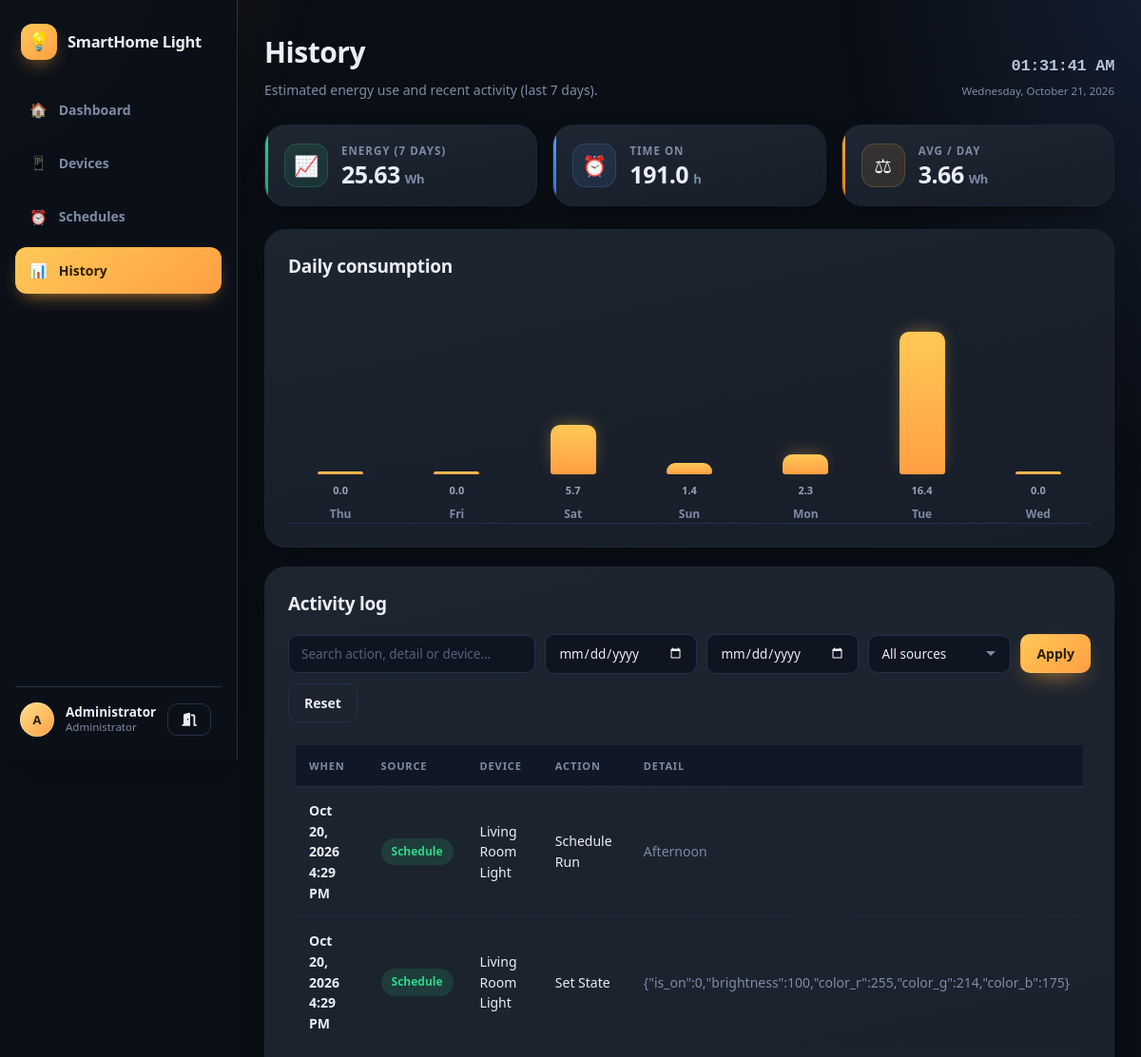
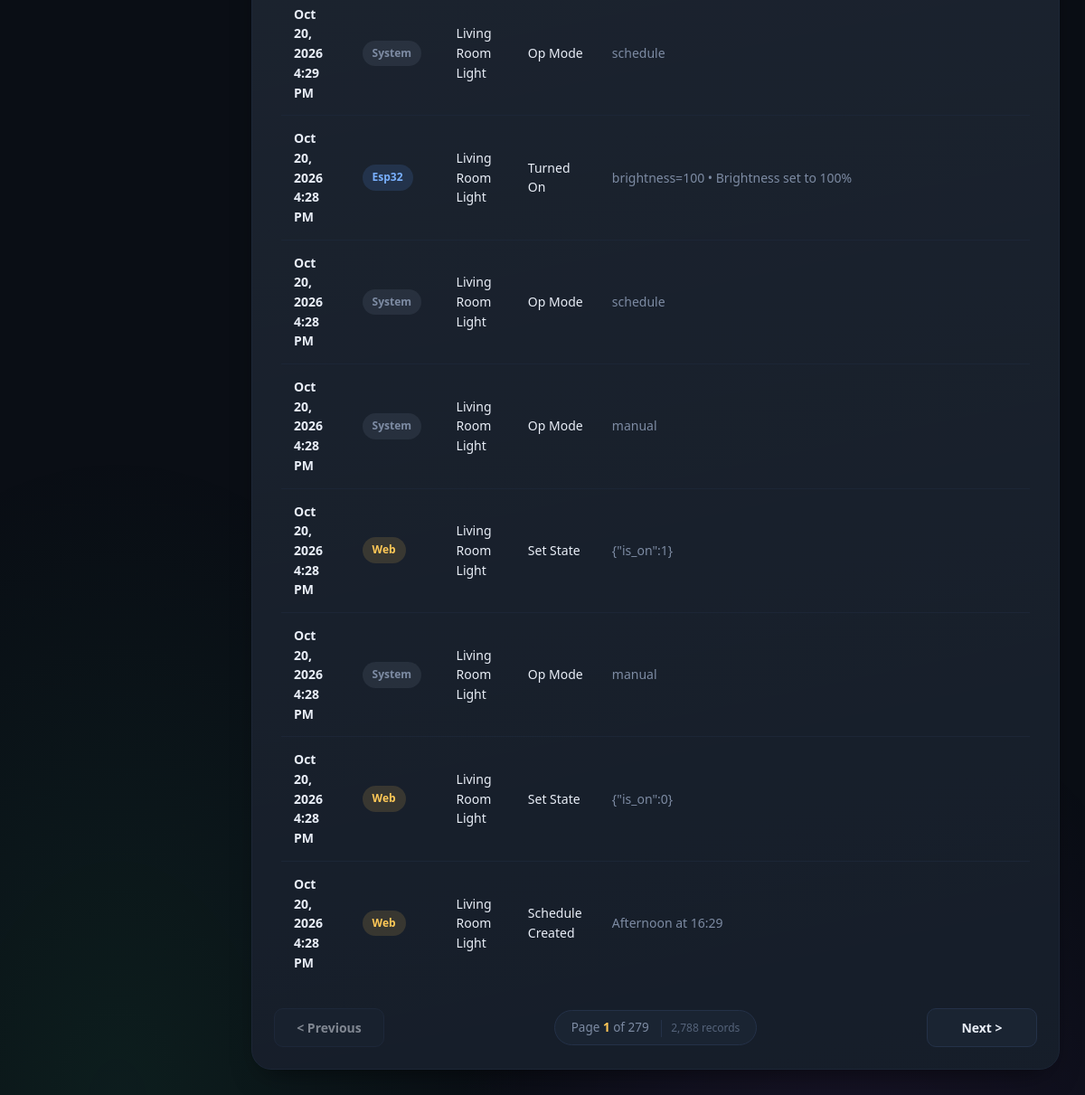
The app's page /history.php (signed in) with its own data (2 pictures, top to bottom).
### tables this page shows
CREATE TABLE IF NOT EXISTS `activity_log` (
  `id`         INT UNSIGNED NOT NULL AUTO_INCREMENT,
  `device_id`  INT UNSIGNED NULL DEFAULT NULL,
  `source`     ENUM('web','esp32','schedule','system') NOT NULL DEFAULT 'web',
  `action`     VARCHAR(80)  NOT NULL,
  `detail`     TEXT         NULL,
  `created_at` TIMESTAMP    NOT NULL DEFAULT CURRENT_TIMESTAMP,
  PRIMARY KEY (`id`),
  KEY `ix_log_created` (`created_at`)
);

CREATE TABLE IF NOT EXISTS `devices` (
  `id`             INT UNSIGNED NOT NULL AUTO_INCREMENT,
  `device_key`     VARCHAR(64)  NOT NULL,
  `name`           VARCHAR(80)  NOT NULL,
  `room`           VARCHAR(80)  NOT NULL DEFAULT 'Living Room',
  `ip_address`     VARCHAR(45)  NOT NULL DEFAULT '',
  `firmware`       VARCHAR(40)  NOT NULL DEFAULT '',
  `rssi`           SMALLINT     NOT NULL DEFAULT 0,
  `is_online`      TINYINT(1)   NOT NULL DEFAULT 0,
  `last_seen`      DATETIME     NULL DEFAULT NULL,
  `boot_count`     INT UNSIGNED NOT NULL DEFAULT 0,
  `free_heap`      INT UNSIGNED NOT NULL DEFAULT 0,
   
   
   
  `actual_on`        TINYINT(1)   NOT NULL DEFAULT 0,
  `actual_brightness` TINYINT UNSIGNED NOT NULL DEFAULT 0,
  `actual_r`         SMALLINT UNSIGNED NOT NULL DEFAULT 255,
  `actual_g`         SMALLINT UNSIGNED NOT NULL DEFAULT 214,
  `actual_b`         SMALLINT UNSIGNED NOT NULL DEFAULT 175,
  `actual_mode`      ENUM('white','color') NOT NULL DEFAULT 'white',
  `ldr`              SMALLINT UNSIGNED NOT NULL DEFAULT 0,   
  `room_dark`        TINYINT(1)   NOT NULL DEFAULT 0,        
   
   
   
   
  `op_mode`          ENUM('auto','manual','schedule') NOT NULL DEFAULT 'auto',
  `reported_at`      DATETIME     NULL DEFAULT NULL,
  `created_at`     TIMESTAMP    NOT NULL DEFAULT CURRENT_TIMESTAMP,
  PRIMARY KEY (`id`),
  UNIQUE KEY `uq_devices_key` (`device_key`)
);

### includes/config.php (called while the page is built, shortened)
<?php
return [
    'db' => [
        'host'   => '127.0.0.1',
        'port'   => 3306,
        'name'   => 'smartlight',
        'user'   => 'root',
        'pass'   => '',
        'charset'=> 'utf8mb4',
    ],
    'base_path'   => 'auto',
    'site_name'   => 'SmartHome Light',
    'timezone'    => 'Asia/Manila',
    'session_name' => 'smarthome_light_sess',
    'offline_after'  => 90,
    'poll_interval'  => 5,
    'bulb_watts'     => 9.0,
    'cron_token'     => '',
];

### includes/db.php (called while the page is built, shortened)
<?php
require_once __DIR__ . '/config.php';
(static function (): void {
    $cfg = require __DIR__ . '/config.php';
})();
function db(): PDO
{
    static $pdo = null;
    if ($pdo instanceof PDO) {
        return $pdo;
    }
    $cfg = app_config()['db'];
    $dsn = sprintf(
        'mysql:host=%s;port=%d;dbname=%s;charset=%s',
        $cfg['host'],
        $cfg['port'],
        $cfg['name'],
        $cfg['charset']
    );
    $options = [
        PDO::ATTR_ERRMODE            => PDO::ERRMODE_EXCEPTION,
        PDO::ATTR_DEFAULT_FETCH_MODE => PDO::FETCH_ASSOC,
        PDO::ATTR_EMULATE_PREPARES   => false,
    ];
    try {
        $pdo = new PDO($dsn, $cfg['user'], $cfg['pass'], $options);
    } catch (PDOException $e) {
        http_response_code(500);
        exit('Database connection failed. Check includes/config.php and run install.php. (' . $e->getMessage() . ')');
    }
    try {
        $offset = (new DateTime('now', new DateTimeZone(date_default_timezone_get())))->format('P');
        if (preg_match('/^[+-]\d{2}:\d{2}$/', $offset)) {
            $pdo->exec("SET time_zone = '$offset'");
        }
    } catch (Throwable $e) {
    }
    return $pdo;
}
function app_config(?string $key = null, $default = null)
{
    static $cfg = null;
    if ($cfg === null) {
        $cfg = require __DIR__ . '/config.php';
        date_default_timezone_set($cfg['timezone']);
    }
    if ($key === null) {
        return $cfg;
    }
    return $cfg[$key] ?? $default;
}
function setting(string $key, $default = null)
{
    static $cache = null;
    if ($cache === null) {
        $cache = [];
        try {
            foreach (db()->query('SELECT setting_key, setting_value FROM settings') as $row) {
                $cache[$row['setting_key']] = $row['setting_value'];
            }
        } catch (Throwable $e) {
            $cache = [];
        }
    }
    return $cache[$key] ?? $default;
}

### includes/auth.php (called while the page is built, shortened)
<?php
require_once __DIR__ . '/db.php';
function current_username(): string
{
    $name = $_SESSION['full_name'] ?: ($_SESSION['username'] ?? 'User');
    if ($name === 'System Administrator') {
        $name = 'Administrator';
    }
    return $name;
}

### history.php (the view, shortened to what this page needs)
<?php
require_once __DIR__ . '/includes/functions.php';
require_once __DIR__ . '/includes/auth.php';
$stmt = db()->prepare(
    "SELECT DATE(bucket_hour) AS day,
            SUM(energy_wh)   AS wh,
            SUM(minutes_on)  AS minutes
       FROM energy_readings
      WHERE bucket_hour >= DATE_SUB(CURDATE(), INTERVAL 6 DAY)
      GROUP BY DATE(bucket_hour)
      ORDER BY day"
);
$stmt->execute();
$energy = $stmt->fetchAll();
$map = [];
foreach ($energy as $row) {
    $map[$row['day']] = $row;
}
$series = [];
for ($i = 6; $i >= 0; $i--) {
    $day = date('Y-m-d', strtotime("-$i day"));
    $series[] = [
        'day'     => $day,
        'label'   => date('D', strtotime($day)),
        'wh'      => (float)($map[$day]['wh'] ?? 0),
        'minutes' => (int)($map[$day]['minutes'] ?? 0),
    ];
}
$maxWh = 0.0;
foreach ($series as $s) { $maxWh = max($maxWh, $s['wh']); }
$maxWh = $maxWh > 0 ? $maxWh : 1.0;
$totalWh = array_sum(array_column($series, 'wh'));
$totalMin = array_sum(array_column($series, 'minutes'));
$logFilters = activity_log_filters($_GET);
$rawPage    = $_GET['page'] ?? 1;
$rawPerPage = $_GET['per_page'] ?? 10;
$logPage    = is_scalar($rawPage) ? filter_var($rawPage, FILTER_VALIDATE_INT) : false;
$logPerPage = is_scalar($rawPerPage) ? filter_var($rawPerPage, FILTER_VALIDATE_INT) : false;
$logPage    = $logPage !== false && $logPage > 0 ? $logPage : 1;
$logPerPage = $logPerPage !== false && $logPerPage > 0 ? $logPerPage : 10;
$log        = activity_log_page($logFilters, $logPage, $logPerPage);
$logs       = array_map('activity_log_view', $log['rows']);
render_header('History', 'history');
?>
<link
  rel="stylesheet"
  href="https://cdnjs.cloudflare.com/ajax/libs/font-awesome/6.7.2/css/all.min.css"
>
<div class="page-head">
  <div>
    <h1>History</h1>
    <p class="sub">Estimated energy use and recent activity (last 7 days).</p>
  </div>
  <div class="header-right">
    <div class="page-head-clock">
      <time id="liveClock" datetime=""></time>
      <div id="liveDate"></div>
    </div>
  </div>
</div>
<section class="stats">
  <div class="stat stat-ok">
    <span class="stat-ico" aria-hidden="true">&#128200;</span>
    <span class="stat-body">
      <span class="stat-label">Energy (7 days)</span>
      <span class="stat-value"><?= number_format($totalWh, 2) ?><small>Wh</small></span>
    </span>
  </div>
  <div class="stat stat-blue">
    <span class="stat-ico" aria-hidden="true">&#9200;</span>
    <span class="stat-body">
      <span class="stat-label">Time on</span>
      <span class="stat-value"><?= number_format($totalMin / 60, 1) ?><small>h</small></span>
    </span>
  </div>
  <div class="stat stat-warn">
    <span class="stat-ico" aria-hidden="true">&#9878;</span>
    <span class="stat-body">
      <span class="stat-label">Avg / day</span>
      <span class="stat-value"><?= number_format($totalWh / 7, 2) ?><small>Wh</small></span>
    </span>
  </div>
</section>
<div class="card">
  <h2>Daily consumption</h2>
  <?php if ($totalWh > 0): ?>
    <div class="chart">
      <?php foreach ($series as $s): ?>
        <div class="bar-wrap" title="<?= $s['day'] ?>: <?= number_format($s['wh'], 2) ?> Wh">
          <div class="bar" style="height: <?= max(3, (int)round(($s['wh'] / $maxWh) * 150)) ?>px"></div>
          <span class="bar-label"><?= e($s['label']) ?></span>
          <span class="bar-val"><?= number_format($s['wh'], 1) ?></span>
        </div>
      <?php endforeach; ?>
    </div>
  <?php else: ?>
    <p class="muted">No energy recorded yet. Turn a light on to start collecting data.</p>
  <?php endif; ?>
</div>
<section class="card">
  <h2>Activity log</h2>
  <form class="log-filters" id="logFilters" autocomplete="off">
    <input type="search" name="q" id="logQ"
           placeholder="Search action, detail or device…"
           value="<?= e($logFilters['q']) ?>" aria-label="Search history">
    <input type="date" name="date_from" id="logFrom"
           value="<?= e($logFilters['date_from']) ?>" aria-label="From date">
    <input type="date" name="date_to" id="logTo"
           value="<?= e($logFilters['date_to']) ?>" aria-label="To date">
    <select name="source" id="logSource" aria-label="Event source">
      <option value="">All sources</option>
    </select>
    <button type="submit" class="btn btn-primary">Apply</button>
    <button type="button" class="btn btn-ghost" id="logReset">Reset</button>
  </form>
  <div class="table-wrap">
    <table class="table">
      <thead>
        <tr><th>When</th><th>Source</th><th>Device</th><th>Action</th><th>Detail</th></tr>
      </thead>
<tbody id="logBody">
  <?php foreach ($logs as $l): ?>
    <tr>
      <td><?= e($l['when']) ?></td>
      <td>
        <span class="badge src-<?= e($l['source']) ?>"><?= e($l['source_label']) ?></span>
      </td>
      <td><?= e($l['device_name']) ?></td>
      <td><?= e($l['action_label']) ?></td>
      <td class="muted"><?= e($l['detail']) ?></td>
    </tr>
  <?php endforeach; ?>
</tbody>
    </table>
  </div>
  <div class="pager" id="logPager"
       data-page="<?= (int)$log['page'] ?>"
       data-per-page="<?= (int)$log['per_page'] ?>">
    <button type="button" class="btn pager-btn" id="logPrev"
            <?= $log['has_prev'] ? '' : 'disabled' ?>>&lt; Previous</button>
    <span class="pager-info" id="logInfo">
      <?php if ($log['total'] > 0): ?>
        Page <strong><?= (int)$log['page'] ?></strong> of <?= (int)$log['total_pages'] ?>
        <span class="pager-count"><?= number_format($log['total']) ?> records</span>
      <?php else: ?>
        No records
      <?php endif; ?>
    </span>
    <button type="button" class="btn pager-btn" id="logNext"
            <?= $log['has_next'] ? '' : 'disabled' ?>>Next &gt;</button>
  </div>
</section>
<?php render_footer(); ?>

### includes/functions.php (shortened to what this page needs)
<?php
require_once __DIR__ . '/db.php';
function base_url(): string
{
    static $base = null;
    if ($base !== null) {
        return $base;
    }
    $cfg = app_config('base_path', 'auto');
    $scriptDir = str_replace('\\', '/', dirname($_SERVER['SCRIPT_NAME'] ?? '/'));
    $scriptDir = rtrim($scriptDir, '/');
    return $base = $scriptDir;
}
function url(string $path = ''): string
{
    $path = ltrim($path, '/');
    return base_url() . '/' . $path;
}
function e($s): string
{
    return htmlspecialchars((string)$s, ENT_QUOTES, 'UTF-8');
}
function activity_log_filters(array $input): array
{
    $q = is_string($input['q'] ?? null) ? trim($input['q']) : '';
    $q = function_exists('mb_substr') ? mb_substr($q, 0, 100) : substr($q, 0, 100);
    $dateFrom = is_string($input['date_from'] ?? null) ? trim($input['date_from']) : '';
    $dateTo   = is_string($input['date_to'] ?? null) ? trim($input['date_to']) : '';
    $okFrom   = DateTime::createFromFormat('!Y-m-d', $dateFrom);
    $okTo     = DateTime::createFromFormat('!Y-m-d', $dateTo);
    if (!$okFrom || $okFrom->format('Y-m-d') !== $dateFrom) { $dateFrom = ''; }
    if (!$okTo   || $okTo->format('Y-m-d')   !== $dateTo)   { $dateTo   = ''; }
    $source = is_string($input['source'] ?? null) ? strtolower(trim($input['source'])) : '';
    if (!in_array($source, ['web', 'esp32', 'schedule', 'system'], true)) {
        $source = '';
    }
    return [
        'q'         => $q,
        'date_from' => $dateFrom,
        'date_to'   => $dateTo,
        'source'    => $source,
        'active'    => ($q !== '' || $dateFrom !== '' || $dateTo !== '' || $source !== ''),
    ];
}
function activity_log_page(array $filters, int $page, int $perPage = 10): array
{
    $perPage = max(5, min(100, $perPage));
    $where  = [];
    $params = [];
    $whereSql = $where ? 'WHERE ' . implode(' AND ', $where) : '';
    $count = db()->prepare(
        'SELECT COUNT(*)
           FROM activity_log l
           LEFT JOIN devices d ON d.id = l.device_id
          ' . $whereSql
    );
    $count->execute($params);
    $total      = (int)$count->fetchColumn();
    $totalPages = max(1, (int)ceil($total / $perPage));
    $page       = max(1, min($page, $totalPages));
    $stmt = db()->prepare(
        'SELECT l.id, l.device_id, l.source, l.action, l.detail, l.created_at,
                d.name AS device_name
           FROM activity_log l
           LEFT JOIN devices d ON d.id = l.device_id
          ' . $whereSql . '
          ORDER BY l.id DESC
          LIMIT ? OFFSET ?'
    );
    $i = 1;
    $stmt->bindValue($i++, $perPage, PDO::PARAM_INT);
    $stmt->bindValue($i++, ($page - 1) * $perPage, PDO::PARAM_INT);
    $stmt->execute();
    return [
        'rows'        => $stmt->fetchAll(),
        'page'        => $page,
        'per_page'    => $perPage,
        'total'       => $total,
        'total_pages' => $totalPages,
        'has_prev'    => $page > 1,
        'has_next'    => $page < $totalPages,
    ];
}
function activity_log_view(array $l): array
{
    $detail        = (string)($l['detail'] ?? '');
    $readableDetail = $detail;
    if (preg_match('/brightness=(\d+)/', $detail, $matches)) {
        $readableDetail .= ' • Brightness set to ' . $matches[1] . '%';
    }
    return [
        'id'           => (int)($l['id'] ?? 0),
        'when'         => date('M d, Y g:i A', strtotime((string)($l['created_at'] ?? ''))),
        'source'       => (string)($l['source'] ?? ''),
        'source_label' => ucfirst((string)($l['source'] ?? '')),
        'device_name'  => ($l['device_name'] ?? '-'),
        'action_label' => ucwords(str_replace('_', ' ', (string)($l['action'] ?? ''))),
        'detail'       => $readableDetail,
    ];
}
function initials(string $name): string
{
    $parts = preg_split('/\s+/', trim($name)) ?: [];
    $up    = static function (string $ch): string {
        return function_exists('mb_strtoupper')
            ? mb_strtoupper($ch, 'UTF-8')
            : strtoupper($ch);
    };
    $out = '';
    foreach ($parts as $p) {
        $out .= $up(function_exists('mb_substr') ? mb_substr($p, 0, 1, 'UTF-8') : $p[0]);
    }
    return $out !== '' ? $out : '?';
}
function render_header(string $title, string $active = ''): void
{
    $site  = (string)setting('site_name', app_config('site_name'));
    $user  = current_username();
    $nav = [
        'dashboard' => ['index.php',     'Dashboard', "\u{1F3E0}"],
        'devices'   => ['devices.php',   'Devices',   "\u{1F4F1}"],
        'schedules' => ['schedules.php', 'Schedules', "\u{23F0}"],
        'history'   => ['history.php',   'History',   "\u{1F4CA}"],
    ];
    ?>
<!DOCTYPE html>
<html lang="en">
<head>
<link rel="stylesheet" href="<?= url('assets/css/style.css') ?>">
</head>
<body>
<header class="topbar">
  <div class="brand">
    <span class="logo" aria-hidden="true">&#128161;</span>
    <?= e($site) ?>
  </div>
  <nav class="nav">
    <?php foreach ($nav as $key => [$file, $label, $icon]): ?>
      <a class="<?= $active === $key ? 'active' : '' ?>"
         href="<?= url($file) ?>"
         <?= $active === $key ? 'aria-current="page"' : '' ?>>
        <span class="ico" aria-hidden="true"><?= $icon ?></span><?= e($label) ?>
      </a>
    <?php endforeach; ?>
  </nav>
  <div class="userbox">
    <div class="avatar" aria-hidden="true"><?= e(initials($user)) ?></div>
    <div class="who">
      <b><?= e($user) ?></b>
      <span>Administrator</span>
    </div>
    <a class="btn btn-ghost" href="<?= url('logout.php') ?>"><i class="fa-solid fa-door-open"></i></a>
  </div>
</header>
<main class="wrap">
    <?php
}
function render_footer(): void
{
    ?>
</main>
</body>
</html>
    <?php
}

### records on screen
activity_log: when "Oct 20, 2026 4:29 PM", source_label "Schedule", device.name "Living Room Light", action_label "Schedule Run", detail "Afternoon"
activity_log: when "Oct 20, 2026 4:29 PM", source_label "Schedule", device.name "Living Room Light", action_label "Set State", detail "{\"is_on\":0,\"brightness\":100,\"color_r\":255,\"color_g\":214,\"color_b\":175}"
activity_log: when "Oct 20, 2026 4:29 PM", source_label "System", device.name "Living Room Light", action_label "Op Mode", detail "schedule"
activity_log: when "Oct 20, 2026 4:28 PM", source_label "Esp32", device.name "Living Room Light", action_label "Turned On", detail "brightness=100 • Brightness set to 100%"
activity_log: when "Oct 20, 2026 4:28 PM", source_label "System", device.name "Living Room Light", action_label "Op Mode", detail "schedule"
activity_log: when "Oct 20, 2026 4:28 PM", source_label "System", device.name "Living Room Light", action_label "Op Mode", detail "manual"
activity_log: when "Oct 20, 2026 4:28 PM", source_label "Web", device.name "Living Room Light", action_label "Set State", detail "{\"is_on\":1}"
activity_log: when "Oct 20, 2026 4:28 PM", source_label "System", device.name "Living Room Light", action_label "Op Mode", detail "manual"
activity_log: when "Oct 20, 2026 4:28 PM", source_label "Web", device.name "Living Room Light", action_label "Set State", detail "{\"is_on\":0}"
activity_log: when "Oct 20, 2026 4:28 PM", source_label "Web", device.name "Living Room Light", action_label "Schedule Created", detail "Afternoon at 16:29"

### other values on screen
$site "SmartHome Light"
$icon "🏠"
$label "Dashboard"
$icon "📱"
$label "Devices"
$icon "⏰"
$label "Schedules"
$icon "📊"
$label "History"
initials($user) "A"
$user "Administrator"
$totalWh "25.63"
$totalMin / 60 "191.0"
$totalWh / 7 "3.66"
$s['label'] "Thu"
